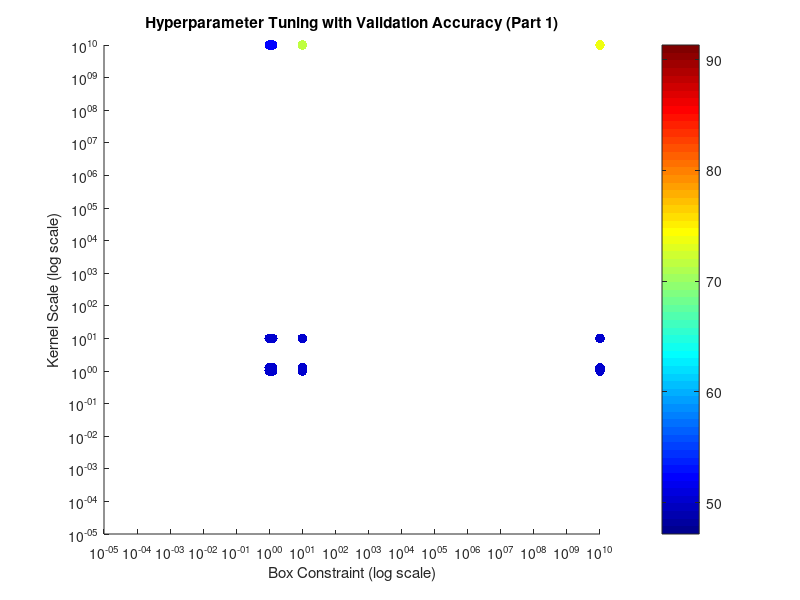
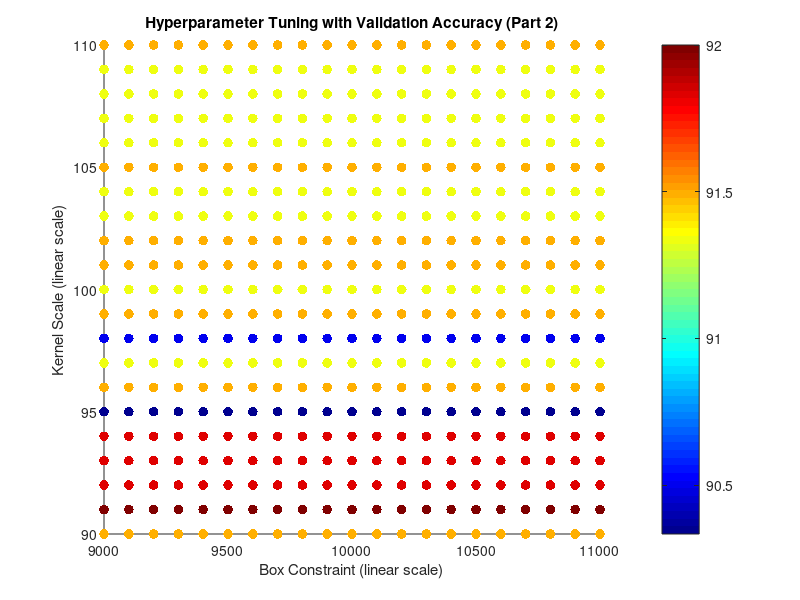

These charts were generated, in order, by the following MATLAB code:
load('datagridpt2c.mat');
load('datagrid2pt2c.mat');

%%
accs = datagrid(:, 1);
Cs = datagrid(:, 2);
Ks = datagrid(:, 3);

figure;
scatter(Cs, Ks, 50, accs, 'filled');
set(gca, 'XScale', 'log', 'YScale', 'log');
colorbar;
colormap jet;
xlabel('Box Constraint (log scale)');
ylabel('Kernel Scale (log scale)');
title('Hyperparameter Tuning with Validation Accuracy (Part 1)');

%%%%%%

accs = datagrid2(:, 1);
Cs = datagrid2(:, 2);
Ks = datagrid2(:, 3);

figure;
scatter(Cs, Ks, 50, accs, 'filled');
%set(gca, 'XScale', 'log', 'YScale', 'log');
colorbar;
colormap jet;
xlabel('Box Constraint (linear scale)');
ylabel('Kernel Scale (linear scale)');
title('Hyperparameter Tuning with Validation Accuracy (Part 2)');
